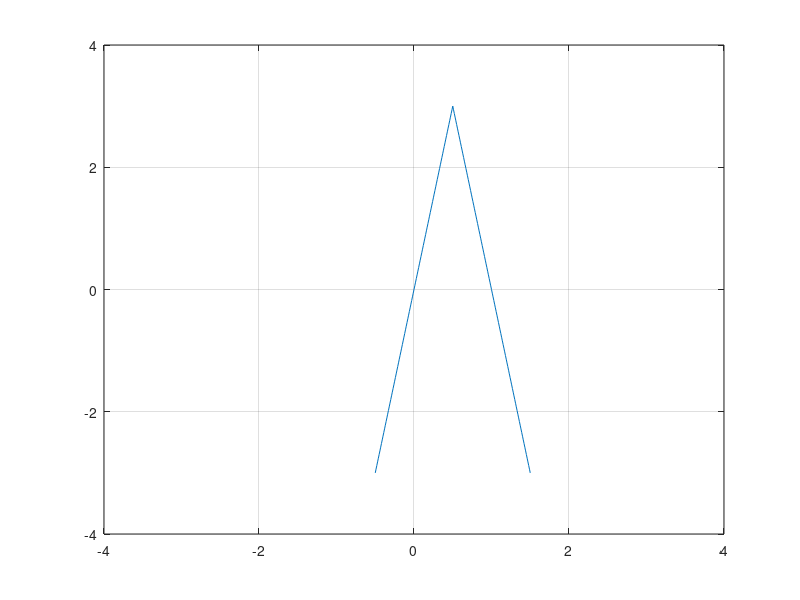

MATLAB code for this plot: (Note: this script raises an error after producing the figure.)
%FIGURA 1
function grafica6_2()
p=@(t) (t<=1/2 & -1/2<=t).*(6*t)+(1/2<t & t<=3/2).*(6-6*t);
t = (-0.5:0.01:3/2);
s=p(t);
plot (t,s);
grid on; 
axis([-4 4 -4 4]);
ax=gca;
ax.XAxisLocation = 'origin';
ax.YAxisLocation = 'origin';
ax.Box='off';
end
